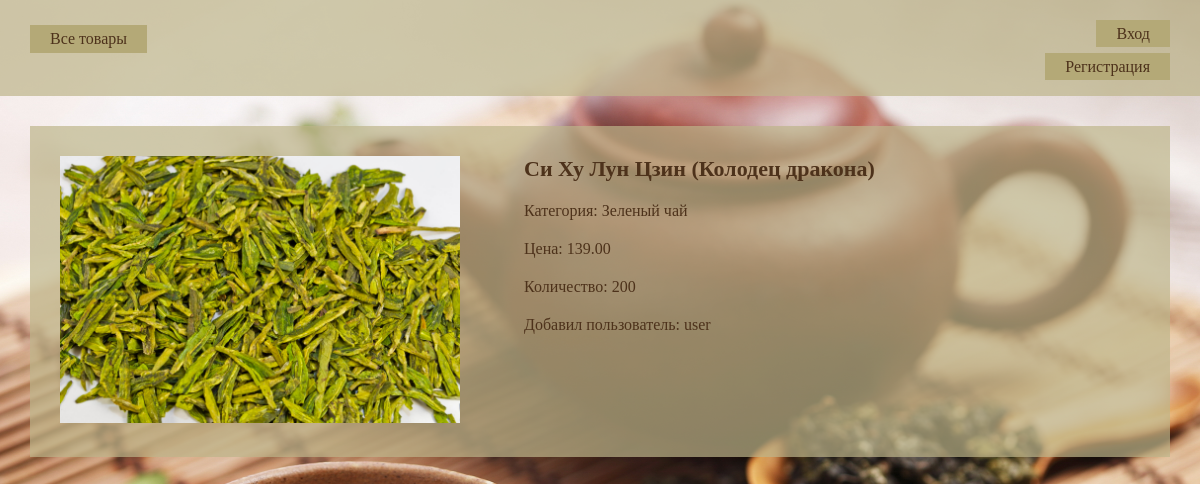
The page /tea/product/1/ on the database its author committed.
### tea/models.py (models this page shows, shortened)
class Product(models.Model):
    name = models.CharField(max_length=100)
    category = models.ForeignKey(Category, on_delete=models.CASCADE)
    price = models.DecimalField(max_digits=10, decimal_places=2)
    quantity = models.PositiveIntegerField()
    photo = models.ImageField(default='None', upload_to='products_photo/')
    user = models.ForeignKey(User, null=True)

class Category(models.Model):
    name = models.CharField(max_length=100)
    def __str__(self):
        return str(self.name)

### tea/views.py (the view)
# urls.py: url(r'^product/(?P<id>\d+)/$', ProductDetail.as_view(), name='product_detail'),
class ProductDetail(DetailView):
    model = Product
    pk_url_kwarg = 'id'
    template_name = 'product.html'

### templates/product.html (shortened to what this page needs)
{% extends "base.html" %}
{% block content %}
    <div class="product_overview">
        <img src="{{ product.photo.url }}">
        <div class="details">
            <h1>{{ product.name }}</h1>
            <p>Категория: {{ product.category }}</p>
            <p>Цена: {{ product.price }}</p>
            <p>Количество: {{ product.quantity }}</p>
            <p>Добавил пользователь: {{product.user}}</p>
        </div>
    </div>
{% endblock %}

### static/css/style.css (style rules this page uses)
html, body, div, span, a, img, strong, b, u, i, ol, ul, li, form, label, table, tbody, thead, tr, th, td, article, aside, footer, header, menu, nav, h1,h2,h3, p { margin: 0; padding: 0; border: 0; }
html, body { height: 100%; width: 100%; }
body { background: url(../images/back.jpg) no-repeat; background-size: cover; background-attachment: fixed; }
.product_overview { width: 95%; margin: 30px; background-color: rgba(190, 181, 138, 0.7); }
.product_overview img { margin: 30px; width: 400px; display: inline-block; }
.details { margin: 30px; display: inline-block; vertical-align: top; max-width: 600px; color: #4d321b; }
.details h1 { font-size: 22px; margin-bottom: 20px; }
.details p { margin-bottom: 20px; }

### rows shown on the page
Product: photo (picture), name "Си Ху Лун Цзин (Колодец дракона)", category "Зеленый чай", price "139.00", quantity "200", user "user"
